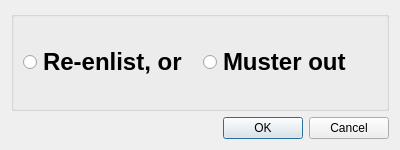
<?xml version="1.0" encoding="UTF-8"?>
<ui version="4.0">
 <class>ReenlistDialog</class>
 <widget class="QDialog" name="ReenlistDialog">
  <property name="windowModality">
   <enum>Qt::WindowModal</enum>
  </property>
  <property name="geometry">
   <rect>
    <x>0</x>
    <y>0</y>
    <width>400</width>
    <height>150</height>
   </rect>
  </property>
  <property name="windowTitle">
   <string>Reenlistment Dialog</string>
  </property>
  <layout class="QVBoxLayout" name="verticalLayout">
   <item>
    <widget class="QGroupBox" name="reenlistGroupBox">
     <property name="title">
      <string/>
     </property>
     <layout class="QHBoxLayout" name="horizontalLayout">
      <item>
       <widget class="QRadioButton" name="reenlistRadioButton">
        <property name="font">
         <font>
          <pointsize>18</pointsize>
          <weight>75</weight>
          <bold>true</bold>
         </font>
        </property>
        <property name="text">
         <string>Re-enlist, or</string>
        </property>
        <attribute name="buttonGroup">
         <string notr="true">reenlistButtonGroup</string>
        </attribute>
       </widget>
      </item>
      <item>
       <widget class="QRadioButton" name="musterOutBadioButton">
        <property name="font">
         <font>
          <pointsize>18</pointsize>
          <weight>75</weight>
          <bold>true</bold>
         </font>
        </property>
        <property name="text">
         <string>Muster out</string>
        </property>
        <attribute name="buttonGroup">
         <string notr="true">reenlistButtonGroup</string>
        </attribute>
       </widget>
      </item>
     </layout>
    </widget>
   </item>
   <item>
    <widget class="QDialogButtonBox" name="reenlistButtonBox">
     <property name="orientation">
      <enum>Qt::Horizontal</enum>
     </property>
     <property name="standardButtons">
      <set>QDialogButtonBox::Cancel|QDialogButtonBox::Ok</set>
     </property>
    </widget>
   </item>
  </layout>
 </widget>
 <resources/>
 <connections>
  <connection>
   <sender>reenlistButtonBox</sender>
   <signal>accepted()</signal>
   <receiver>ReenlistDialog</receiver>
   <slot>accept()</slot>
   <hints>
    <hint type="sourcelabel">
     <x>248</x>
     <y>254</y>
    </hint>
    <hint type="destinationlabel">
     <x>157</x>
     <y>274</y>
    </hint>
   </hints>
  </connection>
  <connection>
   <sender>reenlistButtonBox</sender>
   <signal>rejected()</signal>
   <receiver>ReenlistDialog</receiver>
   <slot>reject()</slot>
   <hints>
    <hint type="sourcelabel">
     <x>316</x>
     <y>260</y>
    </hint>
    <hint type="destinationlabel">
     <x>286</x>
     <y>274</y>
    </hint>
   </hints>
  </connection>
  <connection>
   <sender>reenlistButtonGroup</sender>
   <signal>buttonReleased(int)</signal>
   <receiver>ReenlistDialog</receiver>
   <slot>Select(int)</slot>
   <hints>
    <hint type="sourcelabel">
     <x>-1</x>
     <y>-1</y>
    </hint>
    <hint type="destinationlabel">
     <x>199</x>
     <y>74</y>
    </hint>
   </hints>
  </connection>
 </connections>
 <slots>
  <slot>Select(int)</slot>
 </slots>
 <buttongroups>
  <buttongroup name="reenlistButtonGroup"/>
 </buttongroups>
</ui>
